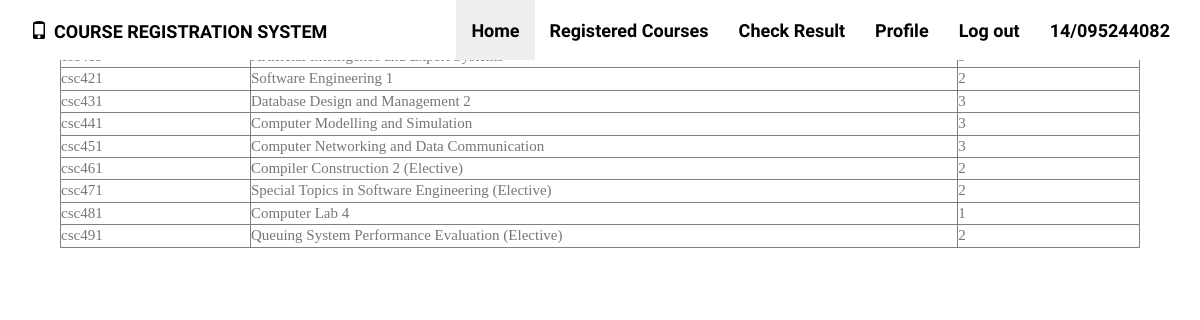
The page /main/unregisteredcourses.php (signed in) on the database its author committed.
### tables this page shows
CREATE TABLE `available_courses2018` (
  `courseCode` varchar(15) NOT NULL,
  `courseTitle` text NOT NULL,
  `creditHour` int(3) NOT NULL
);

### scripts/private/function.php (called while the page is built, shortened)
<?php
class Main
{
    private $connect;
    function open_connection()
    {
        $this->connect = mysqli_connect(DB_SERVER, DB_USER, DB_PASS, DB_NAME);
        }
	function my_query($sql) {
		$result = mysqli_query($this->connect,$sql);
		if (!isset($result))
		{
			echo "Query execution failed".mysqli_connect_error();
		}
		else{
			return $result;
		}
	}
}
$conn = new Main();
?>

### main/unregisteredcourses.php (the view)
<?php
include("header.php");
?>
<?php
$user = $_SESSION['login'];
$sql = "SELECT * FROM available_courses2018 WHERE courseCode NOT IN (SELECT courseCode
FROM registered_courses2018 WHERE matricNumber = '$user')";
$value = $conn->my_query($sql);
if (mysqli_num_rows($value)>0) {
		echo"<form action=\"registered.php\" method=\"POST\" >";
		echo"<table border='1px' style=\"width:90%; margin-left:5%;\">";
		echo "<thead><tr><th> Course Code </th> <th> Course Title </th> <th> Credit Hour </th></tr></thead>";
		while($row = mysqli_fetch_array($value))
		{
			$courseCode = $row['courseCode'];
			$courseTitle = $row['courseTitle'];
			$creditHour = $row['creditHour'];
			echo"<tbody><tr><td>". $courseCode ." </td><td>". $courseTitle ."</td><td>" .$creditHour."</td>";
			echo "</tr></tbody>";
			}
			echo"</table>";
			echo"<br>
			</form>";
}
else {
    echo "<p class=\"text-center\">YOU HAVE REGISTERED ALL COURSES FOR THIS SEMESTER";
}
?>

### include/header.php (shortened to what this page needs)
<?php
include_once('./scripts/private/function.php');
?>
<!DOCTYPE html>
<html>
<head>
    <link rel="stylesheet" href="assets/bootstrap/css/bootstrap.min.css">
    <link rel="stylesheet" href="assets/fonts/font-awesome.min.css">
    <link rel="stylesheet" href="assets/css/user.css">
    <link rel="stylesheet" href="assets/css/untitled.css">
</head>
<body>
    <nav class="navbar navbar-default navbar-fixed-top">
        <div class="container">
            <div class="navbar-header"><a class="navbar-brand navbar-link" href="home.php"><i class="glyphicon glyphicon-phone"></i>Course Registration System</a>
            </div>
            <div class="collapse navbar-collapse" id="navcol-1">
                <ul class="nav navbar-nav navbar-right">
                    <li class="active" role="presentation"><a href="home.php">Home</a></li>
                    <li role="presentation"><a href="registered.php">Registered Courses</a></li>
                    <li role="presentation"><a href="result.php">Check Result</a></li>
                    <li role="presentation"><a href="profile.php">Profile</a></li>
                    <li role="presentation"><a href="main/logout.php" class="text-center">Log out </a></li>
                    <li role="presentation" style="color:white; pointer-events:none; cursor:default"><a><?php echo $_SESSION['login']; ?>  </a></li>
                </ul>
            </div>
        </div>
    </nav>

### assets/css/user.css (style rules this page uses)
.navbar { margin-bottom:0; border:none; }
.navbar-brand .glyphicon { margin-right:6px; }

### rows shown on the page
available_courses2018: courseCode "csc421", courseTitle "Software Engineering 1", creditHour "2"
available_courses2018: courseCode "csc431", courseTitle "Database Design and Management 2", creditHour "3"
available_courses2018: courseCode "csc441", courseTitle "Computer Modelling and Simulation", creditHour "3"
available_courses2018: courseCode "csc451", courseTitle "Computer Networking and Data Communication", creditHour "3"
available_courses2018: courseCode "csc461", courseTitle "Compiler Construction 2 (Elective)", creditHour "2"
available_courses2018: courseCode "csc471", courseTitle "Special Topics in Software Engineering (Elective)", creditHour "2"
available_courses2018: courseCode "csc481", courseTitle "Computer Lab 4", creditHour "1"
available_courses2018: courseCode "csc491", courseTitle "Queuing System Performance Evaluation (Elective)", creditHour "2"

### other values the page prints
$_SESSION['login'] "14/095244082"
